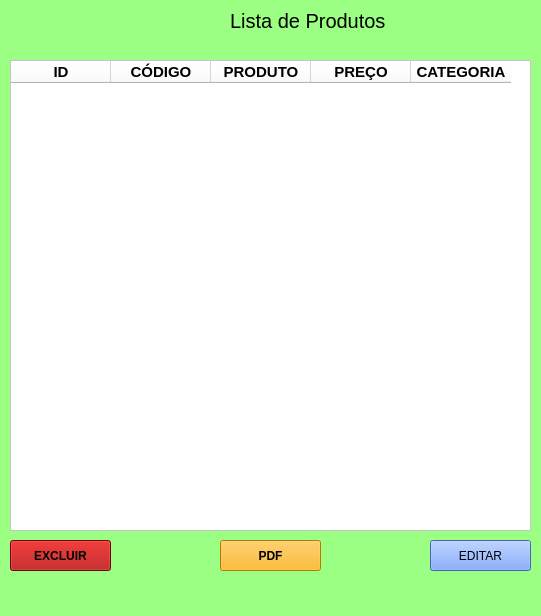
<?xml version="1.0" encoding="UTF-8"?>
<ui version="4.0">
 <class>MainWindow</class>
 <widget class="QMainWindow" name="MainWindow">
  <property name="geometry">
   <rect>
    <x>0</x>
    <y>0</y>
    <width>541</width>
    <height>616</height>
   </rect>
  </property>
  <property name="windowTitle">
   <string>MainWindow</string>
  </property>
  <property name="styleSheet">
   <string notr="true">background-color: rgb(154, 255, 131);</string>
  </property>
  <widget class="QWidget" name="centralwidget">
   <widget class="QLabel" name="label">
    <property name="geometry">
     <rect>
      <x>230</x>
      <y>0</y>
      <width>301</width>
      <height>41</height>
     </rect>
    </property>
    <property name="font">
     <font>
      <pointsize>15</pointsize>
     </font>
    </property>
    <property name="text">
     <string>Lista de Produtos</string>
    </property>
   </widget>
   <widget class="QTableWidget" name="tableWidget">
    <property name="geometry">
     <rect>
      <x>10</x>
      <y>60</y>
      <width>521</width>
      <height>471</height>
     </rect>
    </property>
    <property name="font">
     <font>
      <pointsize>13</pointsize>
      <weight>75</weight>
      <bold>true</bold>
     </font>
    </property>
    <property name="styleSheet">
     <string notr="true">background-color: rgb(255, 255, 255);</string>
    </property>
    <column>
     <property name="text">
      <string>ID</string>
     </property>
     <property name="font">
      <font>
       <pointsize>11</pointsize>
       <weight>75</weight>
       <bold>true</bold>
      </font>
     </property>
    </column>
    <column>
     <property name="text">
      <string>CÓDIGO</string>
     </property>
     <property name="font">
      <font>
       <pointsize>11</pointsize>
       <weight>75</weight>
       <bold>true</bold>
      </font>
     </property>
    </column>
    <column>
     <property name="text">
      <string>PRODUTO</string>
     </property>
     <property name="font">
      <font>
       <pointsize>11</pointsize>
       <weight>75</weight>
       <bold>true</bold>
      </font>
     </property>
    </column>
    <column>
     <property name="text">
      <string>PREÇO</string>
     </property>
     <property name="font">
      <font>
       <pointsize>11</pointsize>
       <weight>75</weight>
       <bold>true</bold>
      </font>
     </property>
    </column>
    <column>
     <property name="text">
      <string>CATEGORIA</string>
     </property>
     <property name="font">
      <font>
       <pointsize>11</pointsize>
       <weight>75</weight>
       <bold>true</bold>
      </font>
     </property>
    </column>
   </widget>
   <widget class="QPushButton" name="pushButton">
    <property name="geometry">
     <rect>
      <x>220</x>
      <y>540</y>
      <width>101</width>
      <height>31</height>
     </rect>
    </property>
    <property name="font">
     <font>
      <pointsize>9</pointsize>
      <weight>75</weight>
      <bold>true</bold>
     </font>
    </property>
    <property name="styleSheet">
     <string notr="true">background-color: rgb(255, 170, 0);</string>
    </property>
    <property name="text">
     <string>PDF</string>
    </property>
   </widget>
   <widget class="QPushButton" name="pushButton_2">
    <property name="geometry">
     <rect>
      <x>10</x>
      <y>540</y>
      <width>101</width>
      <height>31</height>
     </rect>
    </property>
    <property name="font">
     <font>
      <pointsize>9</pointsize>
      <weight>75</weight>
      <bold>true</bold>
     </font>
    </property>
    <property name="styleSheet">
     <string notr="true">
background-color: rgb(170, 0, 0);</string>
    </property>
    <property name="text">
     <string>EXCLUIR</string>
    </property>
   </widget>
   <widget class="QPushButton" name="pushButton_3">
    <property name="geometry">
     <rect>
      <x>430</x>
      <y>540</y>
      <width>101</width>
      <height>31</height>
     </rect>
    </property>
    <property name="font">
     <font>
      <pointsize>9</pointsize>
     </font>
    </property>
    <property name="styleSheet">
     <string notr="true">background-color: rgb(92, 141, 255);</string>
    </property>
    <property name="text">
     <string>EDITAR</string>
    </property>
   </widget>
  </widget>
  <widget class="QMenuBar" name="menubar">
   <property name="geometry">
    <rect>
     <x>0</x>
     <y>0</y>
     <width>541</width>
     <height>21</height>
    </rect>
   </property>
  </widget>
  <widget class="QStatusBar" name="statusbar"/>
 </widget>
 <resources/>
 <connections/>
</ui>
